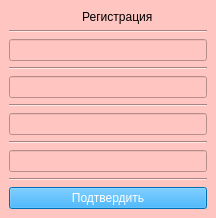
<?xml version="1.0" encoding="UTF-8"?>
<ui version="4.0">
 <class>MainWindow</class>
 <widget class="QMainWindow" name="MainWindow">
  <property name="geometry">
   <rect>
    <x>0</x>
    <y>0</y>
    <width>216</width>
    <height>218</height>
   </rect>
  </property>
  <property name="windowTitle">
   <string>MainWindow</string>
  </property>
  <property name="styleSheet">
   <string notr="true">background-color: rgb(255, 197, 192);
color: rgb(255, 255, 255);</string>
  </property>
  <widget class="QWidget" name="centralwidget">
   <layout class="QVBoxLayout" name="verticalLayout_2">
    <item>
     <widget class="QLabel" name="label">
      <property name="styleSheet">
       <string notr="true">color: rgb(0, 0, 0);</string>
      </property>
      <property name="text">
       <string>                      Регистрация</string>
      </property>
     </widget>
    </item>
    <item>
     <widget class="Line" name="line">
      <property name="orientation">
       <enum>Qt::Horizontal</enum>
      </property>
     </widget>
    </item>
    <item>
     <widget class="QLineEdit" name="lineEdit">
      <property name="text">
       <string/>
      </property>
     </widget>
    </item>
    <item>
     <widget class="Line" name="line_2">
      <property name="orientation">
       <enum>Qt::Horizontal</enum>
      </property>
     </widget>
    </item>
    <item>
     <widget class="QLineEdit" name="lineEdit_2"/>
    </item>
    <item>
     <widget class="Line" name="line_3">
      <property name="orientation">
       <enum>Qt::Horizontal</enum>
      </property>
     </widget>
    </item>
    <item>
     <widget class="QLineEdit" name="lineEdit_3"/>
    </item>
    <item>
     <widget class="Line" name="line_4">
      <property name="orientation">
       <enum>Qt::Horizontal</enum>
      </property>
     </widget>
    </item>
    <item>
     <widget class="QLineEdit" name="lineEdit_4"/>
    </item>
    <item>
     <widget class="Line" name="line_5">
      <property name="orientation">
       <enum>Qt::Horizontal</enum>
      </property>
     </widget>
    </item>
    <item>
     <widget class="QPushButton" name="pushButton">
      <property name="styleSheet">
       <string notr="true">background-color: rgb(0, 156, 255);</string>
      </property>
      <property name="text">
       <string>Подтвердить</string>
      </property>
     </widget>
    </item>
   </layout>
  </widget>
 </widget>
 <resources/>
 <connections/>
</ui>
